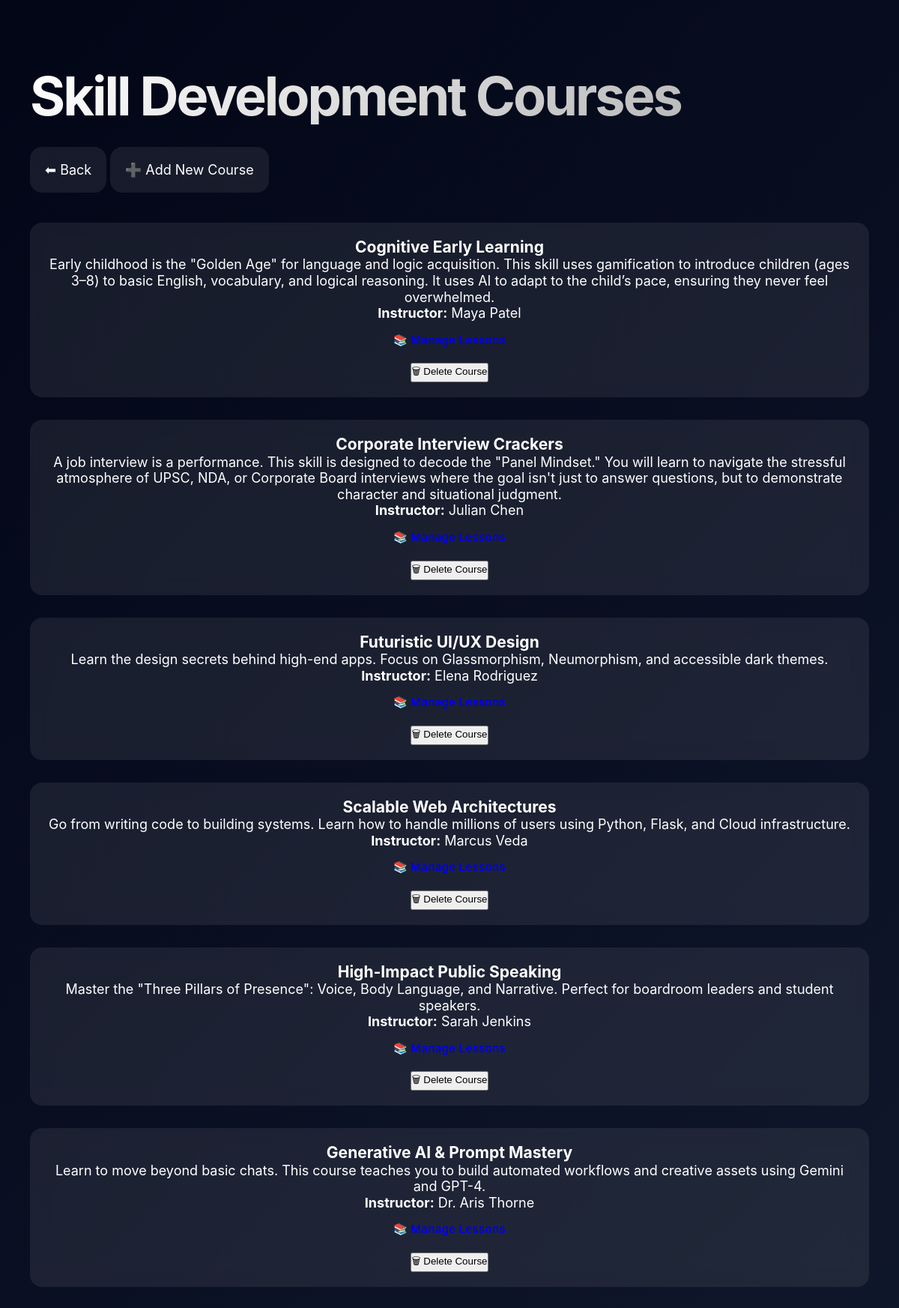
Page /admin/skills/courses (signed in) on the committed database.
### tables this page shows
CREATE TABLE skill_courses (
    id INTEGER PRIMARY KEY AUTOINCREMENT,
    title TEXT,
    description TEXT,
    category TEXT,
    level TEXT,
    is_paid INTEGER DEFAULT 0,
    price INTEGER DEFAULT 0,
    instructor_id INTEGER,
    thumbnail TEXT,
    created_at INTEGER
);

CREATE TABLE instructors (
    id INTEGER PRIMARY KEY AUTOINCREMENT,
    name TEXT,
    bio TEXT,
    photo TEXT,
    linkedin TEXT,
    expertise TEXT
, user_id INTEGER);

### app.py (the view)
@app.route("/admin/skills/courses")
@csrf.exempt
@login_required
@admin_required
def admin_skill_courses():
    conn = get_db(); c = conn.cursor()
    c.execute("""
        SELECT c.*, i.name as instructor_name
        FROM skill_courses c
        LEFT JOIN instructors i ON i.id = c.instructor_id
        ORDER BY c.created_at DESC
    """)
    courses = c.fetchall()
    conn.close()
    return render_template("admin/skills/courses.html", courses=courses)

### app.py (called while the page is built)
def get_db():
    conn = sqlite3.connect(DB)
    conn.row_factory = sqlite3.Row
    return conn

def login_required(f):
    @functools.wraps(f)
    def wrapped(*args, **kwargs):
        if 'user_id' not in session:
            return redirect(url_for('login', next=request.path))
        return f(*args, **kwargs)
    return wrapped

def admin_required(f):
    @wraps(f)
    def wrapper(*args, **kwargs):
        if not g.user or g.user.get("role") != "admin":
            abort(403)
        return f(*args, **kwargs)
    return wrapper

@app.before_request
def load_logged_in_user():
    g.user = None
    uid = session.get("user_id")
    if uid:
        conn = get_db(); c = conn.cursor()
        c.execute("SELECT id,name,email,role,verified,school,class,profession,address,photo,gemini_api_key FROM users WHERE id=?", (uid,))
        row = c.fetchone()
        conn.close()
        if row:
            g.user = {
                "id": row["id"], "name": row["name"], "email": row["email"],
                "role": row["role"], "verified": row["verified"],
                "school": row["school"], "class": row["class"],
                "profession": row["profession"], "address": row["address"],
                "photo": row["photo"],
                "gemini_api_key": row["gemini_api_key"]
            }
            if g.user and g.user.get("is_blocked"):
             return "Your account is blocked by admin."

### templates/admin/skills/courses.html (shortened to what this page needs)
<!DOCTYPE html>
<html lang="en">
<head>
  <link rel="stylesheet" href="/static/css/style.css">
</head>
<body class="admin-page">
<h2 style="margin-bottom: 50px;" class="hero-title">Skill Development Courses</h2>
  <a href="/admin/dashboard" class="admin-card">⬅ Back</a>
  <a href="/admin/skills/course/add" class="admin-card">➕ Add New Course</a>
<div class="admin-container" style="margin-top: 30px;">
  {% for c in courses %}
    <div class="admin-card">
      <h3>{{ c.title }}</h3>
      <p>{{ c.description }}</p>
      <p><b>Instructor:</b> {{ c.instructor_name or "Not assigned" }}</p>
      <a href="/admin/skills/course/{{ c.id }}/lessons" class="btn-minimal">
        📚 Manage Lessons
      </a>
      <form method="post" action="/admin/skills/course/delete/{{ c.id }}">
  <button class="danger" type="submit">🗑 Delete Course</button>
</form>
    </div>
  {% endfor %}
</div>
</body>
</html>

### static/css/style.css (style rules this page uses)
* { margin: 0; padding: 0; box-sizing: border-box; }
body { font-family: -apple-system, BlinkMacSystemFont, 'SF Pro Display', 'Segoe UI', sans-serif; line-height: 1.2; color: #ffffff; background: linear-gradient(135deg, #0a0a0a 0%, #1a1a2e 25%, #16213e 50%, #0f3460 75%, #533483 100%); background-attachment: fixed; min-height: 100vh; overflow-x: hidden; }
.hero-title { font-size: clamp(48px, 6vw, 92px); font-weight: 700; line-height: 1.05; color: #ffffff; margin-top: 50px; margin-bottom: 27px; letter-spacing: -3px; background: linear-gradient(135deg, #ffffff 0%, #a8a8a8 100%); -webkit-background-clip: text; -webkit-text-fill-color: transparent; background-clip: text; }
.btn-minimal { padding: 16px 32px; text-decoration: none; font-size: 15px; font-weight: 600; transition: all 0.3s cubic-bezier(0.4, 0, 0.2, 1); display: inline-block; letter-spacing: 0.3px; border-radius: 12px; position: relative; overflow: hidden; border: none; cursor: pointer; }
html { scroll-behavior: smooth; }
.admin-page { min-height: 100vh; background: linear-gradient(135deg, #020617, #0f172a); color: white; padding: 40px; }
.admin-container { max-width: 1700px; overflow-y: auto; overflow-x: auto; margin-top: 50pxpx; margin-bottom: 10px; }
.admin-card { padding: 20px; background: rgba(255,255,255,0.08); border-radius: 16px; margin-top: 30px; margin-bottom: 30px; text-align: center; text-decoration: none; color: white; -webkit-backdrop-filter: blur(12px); backdrop-filter: blur(12px); font-size: 18px; transition: 0.3s; }

### rows in the picture
skill_courses: title "Cognitive Early Learning", description "Early childhood is the \"Golden Age\" for language and logic acquisition. This skill uses gamification to introduce children (ages 3–8) to basic English, vocabulary, and logical reasoning. It uses AI to adapt to the child’s pace, ensuring they never feel overwhelmed.", name "Maya Patel"
skill_courses: title "Corporate Interview Crackers", description "A job interview is a performance. This skill is designed to decode the \"Panel Mindset.\" You will learn to navigate the stressful atmosphere of UPSC, NDA, or Corporate Board interviews where the goal isn't just to answer questions, but to demonstrate character and situational judgment.", name "Julian Chen"
skill_courses: title "Futuristic UI/UX Design", description "Learn the design secrets behind high-end apps. Focus on Glassmorphism, Neumorphism, and accessible dark themes.", name "Elena Rodriguez"
skill_courses: title "Scalable Web Architectures", description "Go from writing code to building systems. Learn how to handle millions of users using Python, Flask, and Cloud infrastructure.", name "Marcus Veda"
skill_courses: title "High-Impact Public Speaking", description "Master the \"Three Pillars of Presence\": Voice, Body Language, and Narrative. Perfect for boardroom leaders and student speakers.", name "Sarah Jenkins"
skill_courses: title "Generative AI & Prompt Mastery", description "Learn to move beyond basic chats. This course teaches you to build automated workflows and creative assets using Gemini and GPT-4.", name "Dr. Aris Thorne"
